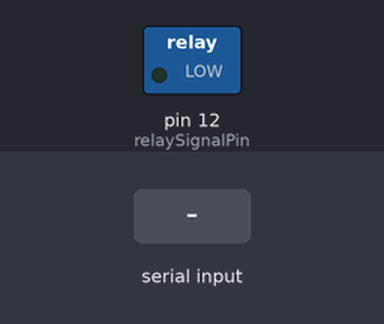
The sketch below on a simulated Arduino Uno, built with avr-gcc and run on an emulated ATmega328P. Parts: switched loads named in the sketch (green lamp = pin HIGH). The inputs (shaded band) are chosen by the test bench.

Above: at 1.2 s.
1.3 s: "1" received over Serial
At 3.1 s:
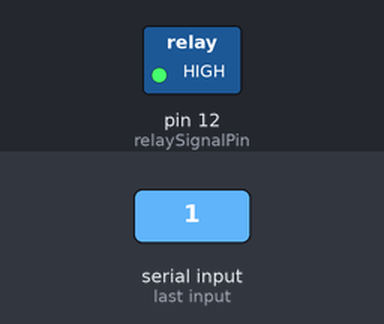
4.3 s: "0" received over Serial
At 7.1 s:
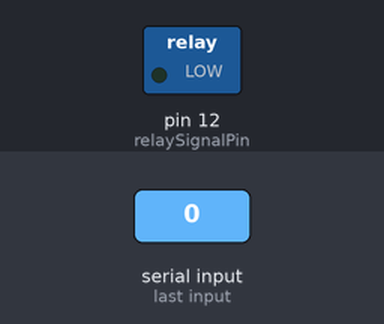
7.3 s: "2" received over Serial
At 9.5 s:
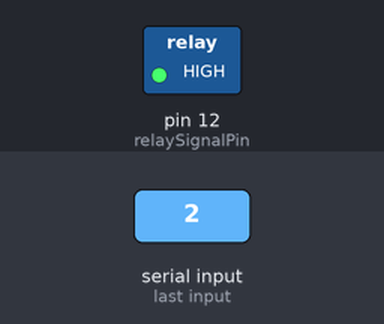
Timing chart, 0 to 11.3 s (numbered marks = the images above; inputs shaded):
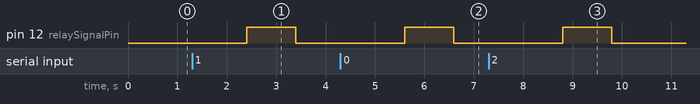

The sketch:

esp8266.ino
```cpp
String incomingString = "";
int relaySignalPin = 12;

void setup() {
  Serial.begin(9600);
  pinMode(relaySignalPin, OUTPUT);
}

void loop() {
  if (Serial.available() > 0) {
    incomingString = Serial.readString();

    if (incomingString.length() > 0) {
      digitalWrite(relaySignalPin, HIGH);
      delay(1000);
      digitalWrite(relaySignalPin, LOW);
      delay(1000);
    }
  }
  delay(200);
}
```

Measured:
- after the input at 1.3 s, pin 12 (relaySignalPin): LOW → HIGH after 1.1 s, → LOW 1.0 s later
- after the input at 4.3 s, pin 12 (relaySignalPin): LOW → HIGH after 1.3 s, → LOW 1.0 s later
- after the input at 7.3 s, pin 12 (relaySignalPin): LOW → HIGH after 1.5 s, → LOW 1.0 s later
